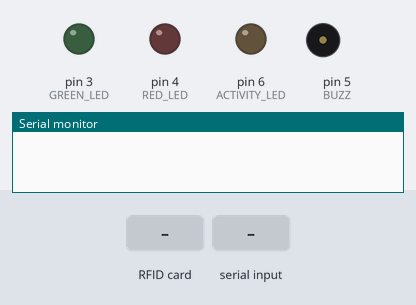
Bench run of a sketch on a simulated Arduino Uno, built with avr-gcc and run on an emulated ATmega328P. On the bench: output pins drawn as LEDs (lit = HIGH), buzzer (waves = sounding, pin HIGH), the last lines printed to the serial monitor. Dashed ring = blinking. Inputs (shaded band) come from the test bench. Pins used as bus, display or sensor lines are not drawn.

Above: at 1.2 s.
1.3 s: RFID card AD CA 33 12 held to the reader
At 1.63 s:
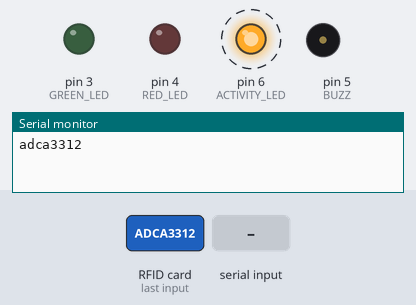
4.3 s: "cooldown" received over Serial
At 4.42 s:
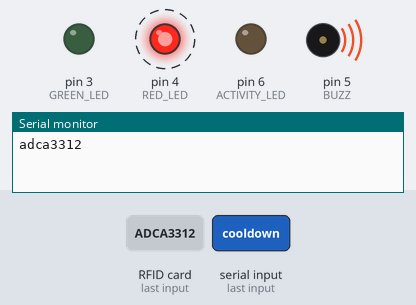
7.3 s: RFID card 5E 7A 19 C4 held to the reader
At 8.95 s:
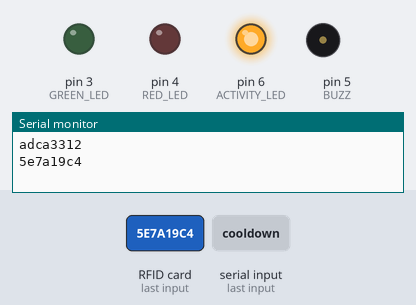
10.3 s: "fail" received over Serial
At 11.7 s:
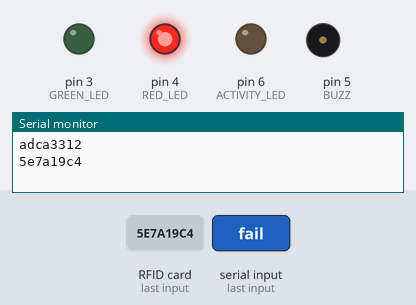
Timing chart, 0 to 14.3 s (numbered marks = the images above; inputs shaded):
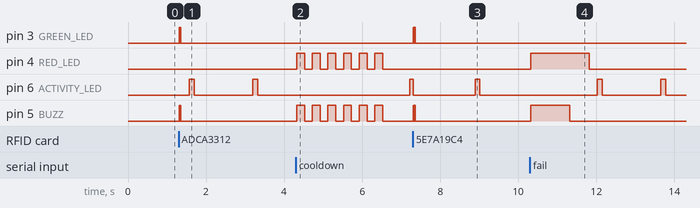

The sketch:

rfid_attendance_for_pyserial.ino
```cpp
 /*
 * Initial Author: ryand1011 (https://github.com/ryand1011)
 *
 * Reads data written by a program such as "rfid_write_personal_data.ino"
 *
 * See: https://github.com/miguelbalboa/rfid/tree/master/examples/rfid_write_personal_data
 *
 * Uses MIFARE RFID card using RFID-RC522 reader
 * Uses MFRC522 - Library
 * -----------------------------------------------------------------------------------------
 *             MFRC522      Arduino       Arduino   Arduino    Arduino          Arduino
 *             Reader/PCD   Uno/101       Mega      Nano v3    Leonardo/Micro   Pro Micro
 * Signal      Pin          Pin           Pin       Pin        Pin              Pin
 * -----------------------------------------------------------------------------------------
 * RST/Reset   RST          9             5         D9         RESET/ICSP-5     RST
 * SPI SS      SDA(SS)      10            53        D10        10               10
 * SPI MOSI    MOSI         11 / ICSP-4   51        D11        ICSP-4           16
 * SPI MISO    MISO         12 / ICSP-1   50        D12        ICSP-1           14
 * SPI SCK     SCK          13 / ICSP-3   52        D13        ICSP-3           15
 *
 * More pin layouts for other boards can be found here: https://github.com/miguelbalboa/rfid#pin-layout
*/


#include <SPI.h>
#include <MFRC522.h>


#define RST_PIN 9  // Configurable, see typical pin layout above
#define SS_PIN 10  // Configurable, see typical pin layout above

#define ACTIVITY_LED 6
#define GREEN_LED 3
#define RED_LED 4
#define BUZZ 5
#define REFRESH_DATABASE 7


using namespace std;

MFRC522 mfrc522(SS_PIN, RST_PIN);  // Create MFRC522 instance


byte authorizedUIDs[][4] = {
  { 0xAD, 0xCA, 0x33, 0x12 },  // Example UID 1
};

int activityFrames = 0, readFrames = 0;

const int authorizedCount = sizeof(authorizedUIDs) / sizeof(authorizedUIDs[0]);
//*****************************************************************************************//
void setup() {
  pinMode(GREEN_LED, OUTPUT);
  pinMode(RED_LED, OUTPUT);
  pinMode(BUZZ, OUTPUT);
  pinMode(ACTIVITY_LED, OUTPUT);
  pinMode(REFRESH_DATABASE, INPUT);
  Serial.begin(9600);  // Initialize serial communications with the PC
  SPI.begin();         // Init SPI bus
  mfrc522.PCD_Init();  // Init MFRC522 card
  Serial.setTimeout(1);
}

void readSuccess(String uuid) {
  for (uint8_t i = 0; i < 3; i++) {
    digitalWrite(GREEN_LED, HIGH);
    digitalWrite(BUZZ, HIGH);
    delay(10);
    digitalWrite(GREEN_LED, LOW);
    digitalWrite(BUZZ, LOW);
    delay(10);
  }

  Serial.println(uuid);//retu("scan", uuid));
}


void readFail() {
}

bool isAuthorized(byte *uid) {
  for (int i = 0; i < 1; i++) {
    bool match = true;
    for (int j = 0; j < 4; j++) {
      if (uid[j] != authorizedUIDs[i][j]) {
        match = false;
        break;
      }
    }
    if (match) return true;
  }
  return false;
}

String retu(String type, String content) {
  String a = ("{\"type\":\"" + type +"\",\"content\":\""+content+"\"}");
  return a;
}

bool isRefresh = false;

//*****************************************************************************************//
void loop() {
  byte v = mfrc522.PCD_ReadRegister(mfrc522.VersionReg);
  if (v == 0 || v == 0xFF) {

    for (uint8_t i = 0; i < 6; i++) {
    digitalWrite(i % 2 == 0 ? GREEN_LED : RED_LED, HIGH);
    digitalWrite(BUZZ, HIGH);
    delay(40);
    digitalWrite(i % 2 == 0 ? GREEN_LED : RED_LED, LOW);
    digitalWrite(BUZZ, LOW);
    delay(40);
  }
    delay(1500);
    mfrc522.PCD_Init();
    return;
  }
  /*int hsh = digitalRead(REFRESH_DATABASE);
  bool us = hsh == LOW;
  if (us) {
    for (uint8_t i = 0; i < 23; i++) {
        digitalWrite(BUZZ, HIGH);
        delay(i);
        digitalWrite(BUZZ, LOW);
        delay(10);
      }
      delay(1000);
    return;
  }*/

  activityFrames++;
  if (activityFrames == 60) {
    digitalWrite(ACTIVITY_LED, HIGH);
  }
  if (activityFrames == 65) {
    activityFrames = 0;
    digitalWrite(ACTIVITY_LED, LOW);
  }
 if (Serial.available() > 0) {
    String read = Serial.readString();
    digitalWrite(ACTIVITY_LED, LOW);
    if (read == ("success")) {
      digitalWrite(GREEN_LED, HIGH);
      for (uint8_t i = 0; i < 3; i++) {
        digitalWrite(BUZZ, HIGH);
        delay(100);
        digitalWrite(BUZZ, LOW);
        delay(100);
      }
      delay(1500);
      digitalWrite(GREEN_LED, LOW);
    }
    if (read == "cooldown") {
      for (uint8_t i = 0; i < 6; i++) {
      digitalWrite(RED_LED, HIGH);
        digitalWrite(BUZZ, HIGH);
        delay(200);
        digitalWrite(BUZZ, LOW);
      digitalWrite(RED_LED, LOW);
      delay(200);
      }
      //delay(500);
    }
    if (read == "maxout") {
      for (uint8_t i = 0; i < 20; i++) {
      digitalWrite(RED_LED, HIGH);
        digitalWrite(BUZZ, HIGH);
        delay(50);
        digitalWrite(BUZZ, LOW);
      digitalWrite(RED_LED, LOW);
      delay(10 + 2*i);
      }
      //delay(500);
    }
    if (read == "fail") {
      digitalWrite(RED_LED, HIGH);
      for (uint8_t i = 0; i < 1; i++) {
        digitalWrite(BUZZ, HIGH);
        delay(1000);
        digitalWrite(BUZZ, LOW);
        //delay(100);
      }
      delay(500);
      digitalWrite(RED_LED, LOW);
    }
  }


  // Prepare key - all keys are set to FFFFFFFFFFFFh at chip delivery from the factory.
  MFRC522::MIFARE_Key key;
  for (byte i = 0; i < 6; i++) key.keyByte[i] = 0xFF;
  // Reset the loop if no new card present on the sensor/reader. This saves the entire process when idle.
  if (!mfrc522.PICC_IsNewCardPresent()) {
    return;
  }


  // Select one of the cards
  if (!mfrc522.PICC_ReadCardSerial()) {
    return;
  }

  digitalWrite(ACTIVITY_LED, LOW);


  String uidString;
  for (byte i = 0; i < mfrc522.uid.size; i++) {
    uidString += String(mfrc522.uid.uidByte[i], HEX);
  }
  //uidString.toUpperCase(); // Convert UID to uppercase


  //Serial.println(uidString);
  //byte key[] = { 0xFF, 0xFF, 0xFF, 0xFF, 0xFF, 0xFF };  // Default key A

  readSuccess(uidString);
  // Authenticate and write to block 2


mfrc522.PICC_HaltA();
mfrc522.PCD_StopCrypto1();
}


//*****************************************************************************************//
```

Measured:
- after the input at 1.3 s, pin 3 (GREEN_LED), pin 5 (BUZZ): alternates HIGH for 0.01 s and LOW for 0.01 s, 6 changes in all, then stays LOW, starting at once
- after the input at 4.3 s, pin 4 (RED_LED), pin 5 (BUZZ): alternates HIGH for 0.20 s and LOW for 0.20 s, 12 changes in all, then stays LOW, starting at once
- after the input at 7.3 s, pin 3 (GREEN_LED), pin 5 (BUZZ): alternates HIGH for 0.01 s and LOW for 0.01 s, 6 changes in all, then stays LOW, starting at once
- after the input at 10.3 s, pin 4 (RED_LED): LOW → HIGH at once, → LOW 1.5 s later; pin 5 (BUZZ): LOW → HIGH at once, → LOW 1.0 s later
- by itself, pin 6 (ACTIVITY_LED): alternates HIGH for 0.13 s and LOW for 1.5 s
